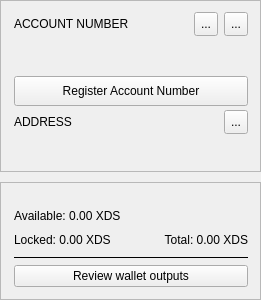
<?xml version="1.0" encoding="UTF-8"?>
<ui version="4.0">
 <class>AccountFrame</class>
 <widget class="QFrame" name="AccountFrame">
  <property name="geometry">
   <rect>
    <x>0</x>
    <y>0</y>
    <width>261</width>
    <height>300</height>
   </rect>
  </property>
  <property name="sizePolicy">
   <sizepolicy hsizetype="Preferred" vsizetype="Minimum">
    <horstretch>0</horstretch>
    <verstretch>0</verstretch>
   </sizepolicy>
  </property>
  <property name="minimumSize">
   <size>
    <width>0</width>
    <height>300</height>
   </size>
  </property>
  <property name="windowTitle">
   <string>Frame</string>
  </property>
  <property name="frameShape">
   <enum>QFrame::Shape::NoFrame</enum>
  </property>
  <property name="frameShadow">
   <enum>QFrame::Shadow::Plain</enum>
  </property>
  <property name="lineWidth">
   <number>0</number>
  </property>
  <layout class="QVBoxLayout" name="verticalLayout">
   <property name="spacing">
    <number>10</number>
   </property>
   <property name="leftMargin">
    <number>0</number>
   </property>
   <property name="topMargin">
    <number>0</number>
   </property>
   <property name="rightMargin">
    <number>0</number>
   </property>
   <property name="bottomMargin">
    <number>0</number>
   </property>
   <item>
    <widget class="QFrame" name="m_accountNumberPanel">
     <property name="minimumSize">
      <size>
       <width>0</width>
       <height>172</height>
      </size>
     </property>
     <property name="frameShape">
      <enum>QFrame::Shape::StyledPanel</enum>
     </property>
     <property name="frameShadow">
      <enum>QFrame::Shadow::Plain</enum>
     </property>
     <layout class="QVBoxLayout" name="accountNumberPanelLayout">
      <property name="spacing">
       <number>4</number>
      </property>
      <property name="leftMargin">
       <number>13</number>
      </property>
      <property name="topMargin">
       <number>11</number>
      </property>
      <property name="rightMargin">
       <number>12</number>
      </property>
      <property name="bottomMargin">
       <number>12</number>
      </property>
      <item>
       <layout class="QHBoxLayout" name="accountNumberTitleLayout">
        <property name="spacing">
         <number>6</number>
        </property>
        <item>
         <widget class="QLabel" name="m_accountNumberTitleLabel">
          <property name="text">
           <string>ACCOUNT NUMBER</string>
          </property>
         </widget>
        </item>
        <item>
         <spacer name="accountNumberTitleSpacer">
          <property name="orientation">
           <enum>Qt::Orientation::Horizontal</enum>
          </property>
          <property name="sizeHint" stdset="0">
           <size>
            <width>10</width>
            <height>20</height>
           </size>
          </property>
         </spacer>
        </item>
        <item>
         <widget class="QToolButton" name="m_copyAccountNumberButton">
          <property name="minimumSize">
           <size>
            <width>24</width>
            <height>24</height>
           </size>
          </property>
          <property name="maximumSize">
           <size>
            <width>24</width>
            <height>24</height>
           </size>
          </property>
          <property name="toolTip">
           <string>Copy account number</string>
          </property>
          <property name="text">
           <string>...</string>
          </property>
          <property name="icon">
           <iconset resource="../../resources.qrc">
            <normaloff>:/icons/copy_white</normaloff>:/icons/copy_white</iconset>
          </property>
         </widget>
        </item>
        <item>
         <widget class="QToolButton" name="m_accountNumberQrButton">
          <property name="minimumSize">
           <size>
            <width>24</width>
            <height>24</height>
           </size>
          </property>
          <property name="maximumSize">
           <size>
            <width>24</width>
            <height>24</height>
           </size>
          </property>
          <property name="toolTip">
           <string>Show account number QR code</string>
          </property>
          <property name="text">
           <string>...</string>
          </property>
          <property name="icon">
           <iconset resource="../../resources.qrc">
            <normaloff>:/icons/qrcode</normaloff>:/icons/qrcode</iconset>
          </property>
         </widget>
        </item>
       </layout>
      </item>
      <item>
       <widget class="QLabel" name="m_accountNumberLabel">
        <property name="sizePolicy">
         <sizepolicy hsizetype="Ignored" vsizetype="Preferred">
          <horstretch>0</horstretch>
          <verstretch>0</verstretch>
         </sizepolicy>
        </property>
        <property name="minimumSize">
         <size>
          <width>0</width>
          <height>32</height>
         </size>
        </property>
        <property name="cursor">
         <cursorShape>IBeamCursor</cursorShape>
        </property>
        <property name="text">
         <string/>
        </property>
        <property name="alignment">
         <set>Qt::AlignmentFlag::AlignLeading|Qt::AlignmentFlag::AlignLeft|Qt::AlignmentFlag::AlignVCenter</set>
        </property>
        <property name="textInteractionFlags">
         <set>Qt::TextInteractionFlag::TextSelectableByKeyboard|Qt::TextInteractionFlag::TextSelectableByMouse</set>
        </property>
       </widget>
      </item>
      <item>
       <widget class="QPushButton" name="m_registerAccountButton">
        <property name="minimumSize">
         <size>
          <width>0</width>
          <height>30</height>
         </size>
        </property>
        <property name="toolTip">
         <string>Register an account number for this address</string>
        </property>
        <property name="text">
         <string>Register Account Number</string>
        </property>
       </widget>
      </item>
      <item>
       <layout class="QHBoxLayout" name="addressTitleLayout">
        <property name="spacing">
         <number>6</number>
        </property>
        <item>
         <widget class="QLabel" name="label">
          <property name="text">
           <string>ADDRESS</string>
          </property>
         </widget>
        </item>
        <item>
         <spacer name="addressTitleSpacer">
          <property name="orientation">
           <enum>Qt::Orientation::Horizontal</enum>
          </property>
          <property name="sizeHint" stdset="0">
           <size>
            <width>10</width>
            <height>20</height>
           </size>
          </property>
         </spacer>
        </item>
        <item>
         <widget class="QToolButton" name="m_copyButton">
          <property name="minimumSize">
           <size>
            <width>24</width>
            <height>24</height>
           </size>
          </property>
          <property name="maximumSize">
           <size>
            <width>24</width>
            <height>24</height>
           </size>
          </property>
          <property name="toolTip">
           <string>Copy address</string>
          </property>
          <property name="text">
           <string>...</string>
          </property>
          <property name="icon">
           <iconset resource="../../resources.qrc">
            <normaloff>:/icons/copy_white</normaloff>:/icons/copy_white</iconset>
          </property>
         </widget>
        </item>
       </layout>
      </item>
      <item>
       <widget class="QLabel" name="m_addressLabel">
        <property name="sizePolicy">
         <sizepolicy hsizetype="Ignored" vsizetype="Preferred">
          <horstretch>0</horstretch>
          <verstretch>0</verstretch>
         </sizepolicy>
        </property>
        <property name="cursor">
         <cursorShape>IBeamCursor</cursorShape>
        </property>
        <property name="toolTip">
         <string>Your receiving address</string>
        </property>
        <property name="text">
         <string/>
        </property>
        <property name="alignment">
         <set>Qt::AlignmentFlag::AlignLeading|Qt::AlignmentFlag::AlignLeft|Qt::AlignmentFlag::AlignVCenter</set>
        </property>
        <property name="textInteractionFlags">
         <set>Qt::TextInteractionFlag::TextSelectableByKeyboard|Qt::TextInteractionFlag::TextSelectableByMouse</set>
        </property>
       </widget>
      </item>
     </layout>
    </widget>
   </item>
   <item>
    <widget class="QFrame" name="m_accountBalances">
     <property name="minimumSize">
       <size>
        <width>0</width>
        <height>118</height>
       </size>
     </property>
     <property name="frameShape">
      <enum>QFrame::Shape::StyledPanel</enum>
     </property>
     <property name="frameShadow">
      <enum>QFrame::Shadow::Plain</enum>
     </property>
     <layout class="QVBoxLayout" name="balancesLayout">
      <property name="spacing">
       <number>6</number>
      </property>
      <property name="leftMargin">
       <number>13</number>
      </property>
      <property name="topMargin">
       <number>11</number>
      </property>
      <property name="rightMargin">
       <number>12</number>
      </property>
      <property name="bottomMargin">
       <number>12</number>
      </property>
      <item>
       <widget class="QLabel" name="m_actualBalanceLabel">
        <property name="minimumSize">
         <size>
          <width>0</width>
          <height>44</height>
         </size>
        </property>
        <property name="toolTip">
         <string>Spendable balance</string>
        </property>
        <property name="text">
         <string notr="true">Available: 0.00 XDS</string>
        </property>
        <property name="textFormat">
         <enum>Qt::TextFormat::RichText</enum>
        </property>
        <property name="alignment">
         <set>Qt::AlignmentFlag::AlignLeading|Qt::AlignmentFlag::AlignLeft|Qt::AlignmentFlag::AlignVCenter</set>
        </property>
        <property name="textInteractionFlags">
         <set>Qt::TextInteractionFlag::TextSelectableByMouse</set>
        </property>
       </widget>
      </item>
      <item>
       <layout class="QHBoxLayout" name="secondaryBalancesLayout">
        <property name="spacing">
         <number>10</number>
        </property>
        <item>
         <widget class="QLabel" name="m_pendingBalanceLabel">
          <property name="toolTip">
           <string>Awaiting network confirmation or coinbase maturity</string>
          </property>
          <property name="text">
           <string notr="true">Locked: 0.00 XDS</string>
          </property>
          <property name="textFormat">
           <enum>Qt::TextFormat::RichText</enum>
          </property>
          <property name="alignment">
           <set>Qt::AlignmentFlag::AlignLeading|Qt::AlignmentFlag::AlignLeft|Qt::AlignmentFlag::AlignVCenter</set>
          </property>
         </widget>
        </item>
        <item>
         <spacer name="balancesSpacer">
          <property name="orientation">
           <enum>Qt::Orientation::Horizontal</enum>
          </property>
          <property name="sizeHint" stdset="0">
           <size>
            <width>10</width>
            <height>20</height>
           </size>
          </property>
         </spacer>
        </item>
        <item>
         <widget class="QLabel" name="m_totalBalanceLabel">
          <property name="toolTip">
           <string>Total balance</string>
          </property>
          <property name="text">
           <string notr="true">Total: 0.00 XDS</string>
          </property>
          <property name="textFormat">
           <enum>Qt::TextFormat::RichText</enum>
          </property>
          <property name="alignment">
           <set>Qt::AlignmentFlag::AlignRight|Qt::AlignmentFlag::AlignTrailing|Qt::AlignmentFlag::AlignVCenter</set>
          </property>
         </widget>
        </item>
       </layout>
      </item>
      <item>
       <widget class="QFrame" name="m_pqOutputSeparator">
        <property name="frameShape">
         <enum>QFrame::Shape::HLine</enum>
        </property>
        <property name="frameShadow">
         <enum>QFrame::Shadow::Plain</enum>
        </property>
       </widget>
      </item>
       <item>
        <widget class="QPushButton" name="m_pqMaintenanceButton">
         <property name="text">
          <string>Review wallet outputs</string>
         </property>
         <property name="toolTip">
          <string>Open wallet output details and manual maintenance</string>
         </property>
        </widget>
       </item>
     </layout>
    </widget>
   </item>
  </layout>
 </widget>
 <resources>
  <include location="../../resources.qrc"/>
 </resources>
 <connections>
  <connection>
   <sender>m_registerAccountButton</sender>
   <signal>clicked()</signal>
   <receiver>AccountFrame</receiver>
   <slot>registerAccountNumber()</slot>
   <hints>
    <hint type="sourcelabel">
     <x>110</x>
     <y>80</y>
    </hint>
    <hint type="destinationlabel">
     <x>110</x>
     <y>80</y>
    </hint>
   </hints>
  </connection>
 </connections>
 <slots>
  <slot>copyAddress()</slot>
  <slot>copyAccountNumber()</slot>
  <slot>registerAccountNumber()</slot>
 </slots>
</ui>
